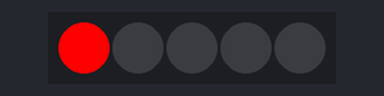
A program run on a simulated ESP32. Shown: 5 RGB LEDs in strip order, left to right. What the program prints to the serial monitor is not drawn.

Above: at 1.1 s.
At 11.1 s:
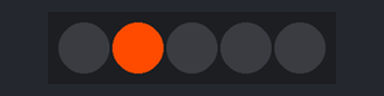
At 21.1 s:
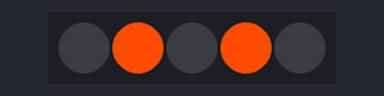
At 31.1 s:
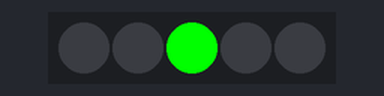
Timing chart, 0 to 122.5 s (numbered marks = the images above):
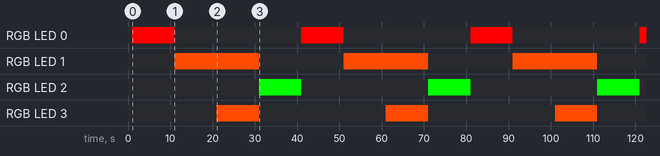

The program:

main.cpp
```cpp
#include <Arduino.h>
#include <Adafruit_NeoPixel.h>

#define LED_COUNT 5
#define LED_PIN 15
#define Delay_Time 10 * 1000

Adafruit_NeoPixel strip(LED_COUNT, LED_PIN, NEO_GRB + NEO_KHZ800);

void red(void)
{
  strip.setPixelColor(0, strip.Color(255, 0, 0));
  strip.setPixelColor(1, strip.Color(0, 0, 0));
  strip.setPixelColor(2, strip.Color(0, 0, 0));
  strip.setPixelColor(3, strip.Color(0, 0, 0));
  strip.show();
}

void single_yellow(void)
{
  strip.setPixelColor(0, strip.Color(0, 0, 0));
  strip.setPixelColor(1, strip.Color(255, 75, 0));
  strip.setPixelColor(2, strip.Color(0, 0, 0));
  strip.setPixelColor(3, strip.Color(0, 0, 0));
  strip.show();
}

void double_yellow(void)
{
  strip.setPixelColor(0, strip.Color(0, 0, 0));
  strip.setPixelColor(1, strip.Color(255, 75, 0));
  strip.setPixelColor(2, strip.Color(0, 0, 0));
  strip.setPixelColor(3, strip.Color(255, 75, 0));
  strip.show();
}

void green(void)
{
  strip.setPixelColor(0, strip.Color(0, 0, 0));
  strip.setPixelColor(1, strip.Color(0, 0, 0));
  strip.setPixelColor(2, strip.Color(0, 255, 0));
  strip.setPixelColor(3, strip.Color(0, 0, 0));
  strip.show();
}

void setup()
{
  Serial.begin(115200);
  vTaskDelay(1000 / portTICK_PERIOD_MS);
  Serial.print("Setup is running on core ");
  Serial.println(xPortGetCoreID());
  Serial.print(" With Priority ");
  Serial.print(uxTaskPriorityGet(NULL));
  Serial.println("Welcome to NeoPixel!");
  strip.begin();
  Serial.println("Setting Brightness!");
  strip.setBrightness(255);
  Serial.println("Starting NeoPixel!");
}

void loop()
{
  red();
  delay(Delay_Time);
  single_yellow();
  delay(Delay_Time);
  double_yellow();
  delay(Delay_Time);
  green();
  delay(Delay_Time);
}
```

Measured:
- by itself, RGB LED 0: alternates RGB(255, 0, 0) for 10.0 s and off for 30.0 s
- by itself, RGB LED 1: alternates RGB(255, 75, 0) for 20.0 s and off for 20.0 s
- by itself, RGB LED 2: alternates RGB(0, 255, 0) for 10.0 s and off for 30.0 s
- by itself, RGB LED 3: alternates RGB(255, 75, 0) for 10.0 s and off for 30.0 s
- what the display in image 0 shows lasts 10.0 s, from 1.0 s to 11.0 s
